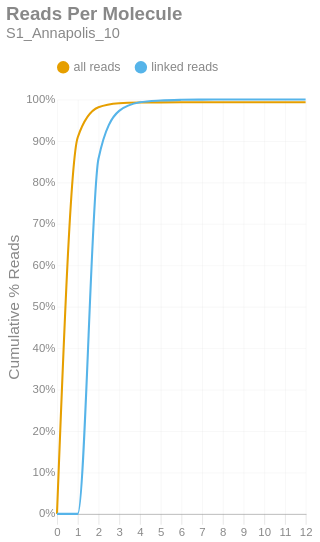

The notebook cell this image was saved under:
### Markdown cell above
### Reads per Molecule
This chart shows the cumulative distribution of the number of reads per linked molecule. That is, how many alignments are associated with a unique molecule. This excludes the number of reads associated with invalid or absent linked-read barcodes. The `linked` histogram is the percentages recalculated when disregarding singletons.

### Code cell
if SKIPLR:
    print_html(f"Skipped")
else:
    counts = np.bincount(valids['reads'].cast(pl.Int64).to_numpy())
    weighted = counts * np.arange(len(counts))
    all_perc = weighted / n_reads
    linked_perc = weighted / n_linked_reads
    linked_perc[1] = 0
    binned_df = pl.DataFrame({
        'readsper': list(range(len(counts))),
        'all reads (cumsum)': np.cumsum(all_perc).tolist(),
        'linked reads (cumsum)': np.cumsum(linked_perc).tolist(),
    })

    with SafeRender(binned_df):
        (
            density_plot(binned_df, 'Reads Per Molecule', samplename, 'readspmol')
            .encode(
                x=alt.X('readsper:O', title=None).axis(labelAngle=0).scale(padding=0),
                y=alt.Y('value:Q', title='Cumulative % Reads').axis(format='%').stack(False),
                color=alt.Color("key:N").scale(domain=["all reads", "linked reads"]),
                tooltip=[
                    alt.Tooltip("key:N", title="Data Type"),
                    alt.Tooltip("readsper:O", title="Reads Per Molecule"),
                    alt.Tooltip("value:Q", format=".2%", title="% Reads (Cum.)")
                ]            
            )
        ).display()

### Figure 1 — Vega-Lite specification as saved in the notebook (floating-point values rounded to 4 significant figures)
{"width": "container", "height": 400, "config": {"title": {"anchor": "start", "dy": -15, "fontSize": 18, "color": "#888888", "subtitleColor": "#888888", "subtitleFontSize": 14}, "arc": {"fill": "#0072B2"}, "axis": {"domainColor": "#888888", "domainWidth": 0.5, "gridWidth": 0.2, "grid": false, "titleFontWeight": 400, "titleFontSize": 15, "labelFontSize": 11, "labelColor": "#888888", "tickColor": "#888888", "tickWidth": 0.2, "titleColor": "#888888"}, "axisBand": {"grid": false}, "axisX": {"grid": true, "tickSize": 10, "domainCap": "round"}, "axisY": {"domain": false, "grid": true, "tickSize": 0, "domainCap": "round"}, "background": "transparent", "header": {"labelFontSize": 15, "labelColor": "#888888", "titleFontSize": 15, "titleFontWeight": 600, "titleColor": "#888888"}, "legend": {"labelFont": "sans-serif", "labelFontSize": 12, "labelColor": "#888888", "symbolSize": 100, "symbolType": "circle", "titleFontSize": 12, "titlePadding": 10, "titleColor": "#888888", "title": null, "orient": "top"}, "range": {"category": ["#E69F00", "#56B4E9", "#009E73", "#F0E442", "#0072B2", "#D55E00", "#CC79A7", "#000000"], "diverging": ["#cfe8f3", "#a2d4ec", "#73bfe2", "#46abdb", "#1696d2", "#12719e"]}, "area": {"fill": "#0072B2", "fillOpacity": 0.7, "line": true, "strokeOpacity": 0.7}, "line": {"color": "#0072B2", "stroke": "#0072B2", "strokeWidth": 2}, "trail": {"color": "#0072B2", "stroke": "#0072B2", "strokeWidth": 0, "size": 1}, "point": {"filled": true, "fillOpacity": 1.0, "size": 95}, "text": {"color": "#888888", "fontSize": 11, "align": "right", "fontWeight": 400, "size": 11}, "bar": {"fill": "#0072B2", "stroke": null}, "view": {"stroke": null, "continuousWidth": 660, "continuousHeight": 400}}, "data": {"name": "data-b078561954bcc738c56e6b150e44e4eb"}, "mark": {"type": "line", "interpolate": "monotone", "point": {"opacity": 0, "size": 275}}, "encoding": {"color": {"field": "key", "scale": {"domain": ["all reads", "linked reads"]}, "type": "nominal"}, "tooltip": [{"field": "key", "title": "Data Type", "type": "nominal"}, {"field": "readsper", "title": "Reads Per Molecule", "type": "ordinal"}, {"field": "value", "format": ".2%", "title": "% Reads (Cum.)", "type": "quantitative"}], "x": {"axis": {"labelAngle": 0}, "field": "readsper", "scale": {"padding": 0}, "title": null, "type": "ordinal"}, "y": {"axis": {"format": "%"}, "field": "value", "stack": false, "title": "Cumulative % Reads", "type": "quantitative"}}, "params": [{"name": "param_c36ac31b6afebe62", "select": {"type": "point", "fields": ["key"]}, "bind": "legend"}], "title": {"text": "Reads Per Molecule", "subtitle": "S1_Annapolis_10"}, "transform": [{"fold": ["all reads (cumsum)", "linked reads (cumsum)"]}, {"calculate": "replace(datum.key, ' (cumsum)', '')", "as": "key"}, {"filter": {"param": "param_c36ac31b6afebe62"}}], "usermeta": {"embedOptions": {"downloadFileName": "S1_Annapolis_10.readspmol"}}, "$schema": "https://vega.github.io/schema/vega-lite/v6.1.0.json", "datasets": {"data-b078561954bcc738c56e6b150e44e4eb": [{"readsper": 0, "all reads (cumsum)": 0.0, "linked reads (cumsum)": 0.0}, {"readsper": 1, "all reads (cumsum)": 0.9082, "linked reads (cumsum)": 0.0}, {"readsper": 2, "all reads (cumsum)": 0.981, "linked reads (cumsum)": 0.8565}, {"readsper": 3, "all reads (cumsum)": 0.9909, "linked reads (cumsum)": 0.9723}, {"readsper": 4, "all reads (cumsum)": 0.9927, "linked reads (cumsum)": 0.9932}, {"readsper": 5, "all reads (cumsum)": 0.993, "linked reads (cumsum)": 0.9976}, {"readsper": 6, "all reads (cumsum)": 0.9932, "linked reads (cumsum)": 0.9991}, {"readsper": 7, "all reads (cumsum)": 0.9932, "linked reads (cumsum)": 0.9996}, {"readsper": 8, "all reads (cumsum)": 0.9932, "linked reads (cumsum)": 0.9997}, {"readsper": 9, "all reads (cumsum)": 0.9932, "linked reads (cumsum)": 0.9999}, {"readsper": 10, "all reads (cumsum)": 0.9932, "linked reads (cumsum)": 0.9999}, {"readsper": 11, "all reads (cumsum)": 0.9932, "linked reads (cumsum)": 0.9999}, {"readsper": 12, "all reads (cumsum)": 0.9932, "linked reads (cumsum)": 1.0}]}}
